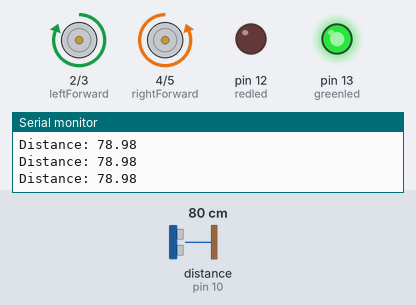
A sketch run on a simulated Arduino Uno, built with avr-gcc and run on an emulated ATmega328P. On the bench: motor-driver pin pairs drawn as motors (green arrow = first pin HIGH = forward, orange = second pin HIGH = backward, longer = more drive), output pins drawn as LEDs (lit = HIGH), the last lines printed to the serial monitor. Wiring (inferred from the names in the program): ultrasonic range finder: trigger pin 9; echo pin 10. Dashed ring = blinking. The inputs (shaded band) are chosen by the test bench; at power-on: distance to the obstacle (sensor on pin 10) 80 cm. The echo pulse lasts 58.3 µs per cm; pins used as bus, display or sensor lines are not drawn.

Above: at 1.2 s.
1.3 s: distance to the obstacle (sensor on pin 10) set to 44 cm
2.8 s: distance to the obstacle (sensor on pin 10) set to 36 cm
At 2.96 s:
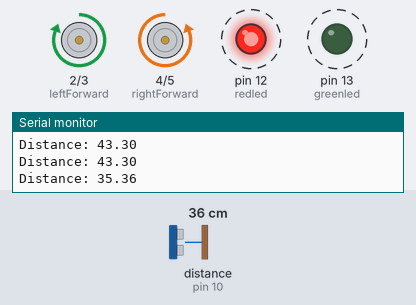
5.8 s: distance to the obstacle (sensor on pin 10) set to 20 cm
8.8 s: distance to the obstacle (sensor on pin 10) set to 17 cm
At 10.0 s:
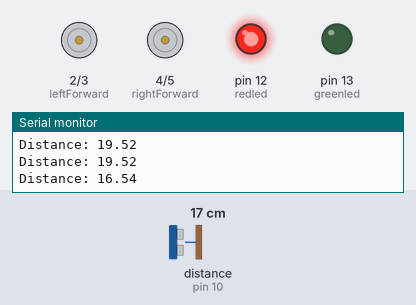
16.3 s: distance to the obstacle (sensor on pin 10) set to 299 cm
At 19.0 s:
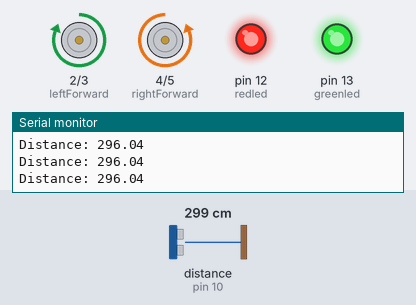
19.3 s: distance to the obstacle (sensor on pin 10) set to 2 cm
At 20.6 s:
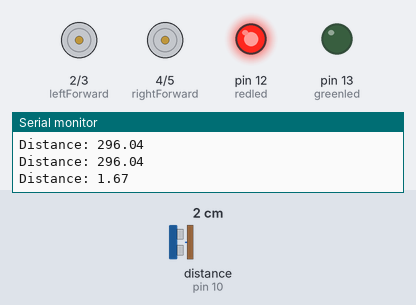
Timing chart, 0 to 21.8 s (numbered marks = the images above; inputs shaded):
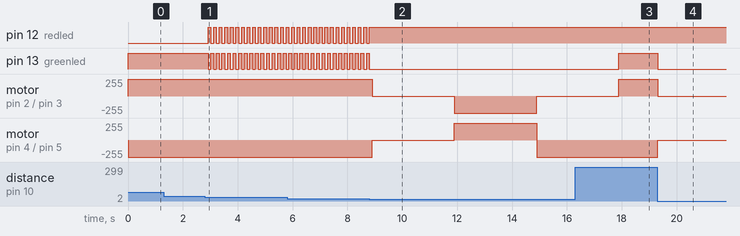

Measured:
- the behaviour switches between 41 and 40 cm on distance to the obstacle (sensor on pin 10) (found by bisection; images 0 and 1)
- the behaviour switches between 19 and 18 cm on distance to the obstacle (sensor on pin 10) (found by bisection; images 1 and 2)
- after the input at 2.8 s, pin 12 (redled), pin 13 (greenled): alternates HIGH for 0.10 s and LOW for 0.10 s, starting after 0.12 s
- after the input at 8.8 s, pin 12 (redled): stops changing and stays HIGH; pin 13 (greenled): stops changing and stays LOW
- after the input at 16.3 s, pin 13 (greenled): LOW → HIGH after 1.6 s; motor on pin 2 (leftForward) / pin 3 (leftBackward): stopped → forward 255/255 after 1.6 s; motor on pin 4 (rightForward) / pin 5 (rightBackward): stays backward 255/255 (without the input it goes to stopped after 1.6 s)
- after the input at 19.3 s, pin 13 (greenled): HIGH → LOW at once; motor on pin 2 (leftForward) / pin 3 (leftBackward): forward 255/255 → stopped at once; motor on pin 4 (rightForward) / pin 5 (rightBackward): backward 255/255 → stopped at once

The sketch:

CREATIVITY.ino
```cpp
const int leftForward = 2;
const int leftBackward = 3;
const int rightForward = 4;
const int rightBackward = 5;
const int trigPin = 9;
const int echoPin = 10;
const int redled = 12;
const int greenled = 13;
long duration;
double distance;

void setup()
{
pinMode(trigPin, OUTPUT); // Sets the trigPin as an Output
pinMode(echoPin, INPUT); // Sets the echoPin as an Input
pinMode(leftForward , OUTPUT);
pinMode(leftBackward , OUTPUT);
pinMode(rightForward , OUTPUT);
pinMode(rightBackward , OUTPUT);
pinMode(redled, OUTPUT);
pinMode(greenled, OUTPUT);
Serial.begin(9600); // Starts the serial communication

}


void loop()
{
  digitalWrite(greenled, HIGH);
  digitalWrite(leftForward , HIGH);
  digitalWrite(leftBackward , LOW);
  digitalWrite(rightForward , LOW);
  digitalWrite(rightBackward , HIGH);
  digitalWrite(trigPin, LOW);
  delayMicroseconds(2);
  // Sets the trigPin on HIGH state for 10 micro seconds
  digitalWrite(trigPin, HIGH);
  delayMicroseconds(10);
  digitalWrite(trigPin, LOW);
  // Reads the echoPin, returns the sound wave travel time in microseconds
  duration = pulseIn(echoPin, HIGH);
  // Calculating the distance
  distance= duration*0.034/2;
  // Prints the distance on the Serial Monitor
  Serial.print("Distance: ");
  Serial.println(distance);
  if (18.0<distance && distance< 40.0) {
   digitalWrite(greenled, HIGH);
   delay(100);
   digitalWrite(greenled, LOW);
   digitalWrite(redled, HIGH);
   delay(100);
   digitalWrite(redled, LOW);
  }
  else if(distance<18){
   digitalWrite(greenled, LOW);
   digitalWrite(redled, HIGH);
   digitalWrite(leftForward , LOW);
   digitalWrite(leftBackward , LOW);
   digitalWrite(rightForward , LOW);
   digitalWrite(rightBackward , LOW);
   delay(3000);
   digitalWrite(leftForward , LOW);
  digitalWrite(leftBackward , HIGH);
  digitalWrite(rightForward , HIGH);
  digitalWrite(rightBackward , LOW);
  delay(3000);
  //left
  digitalWrite(leftForward , HIGH);
  digitalWrite(leftBackward , HIGH);
  digitalWrite(rightForward , LOW);
  digitalWrite(rightBackward , HIGH);
  delay(3000);
    }
  }
```
